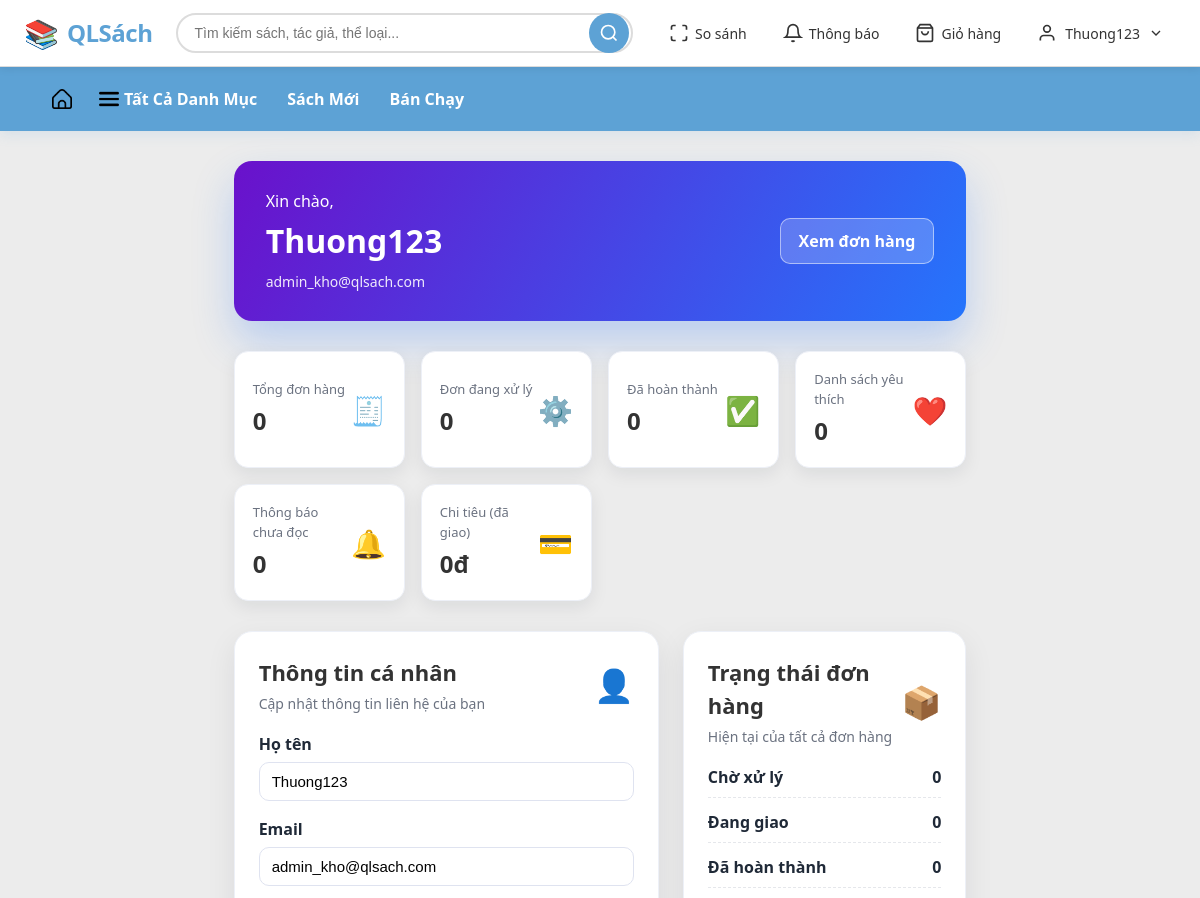
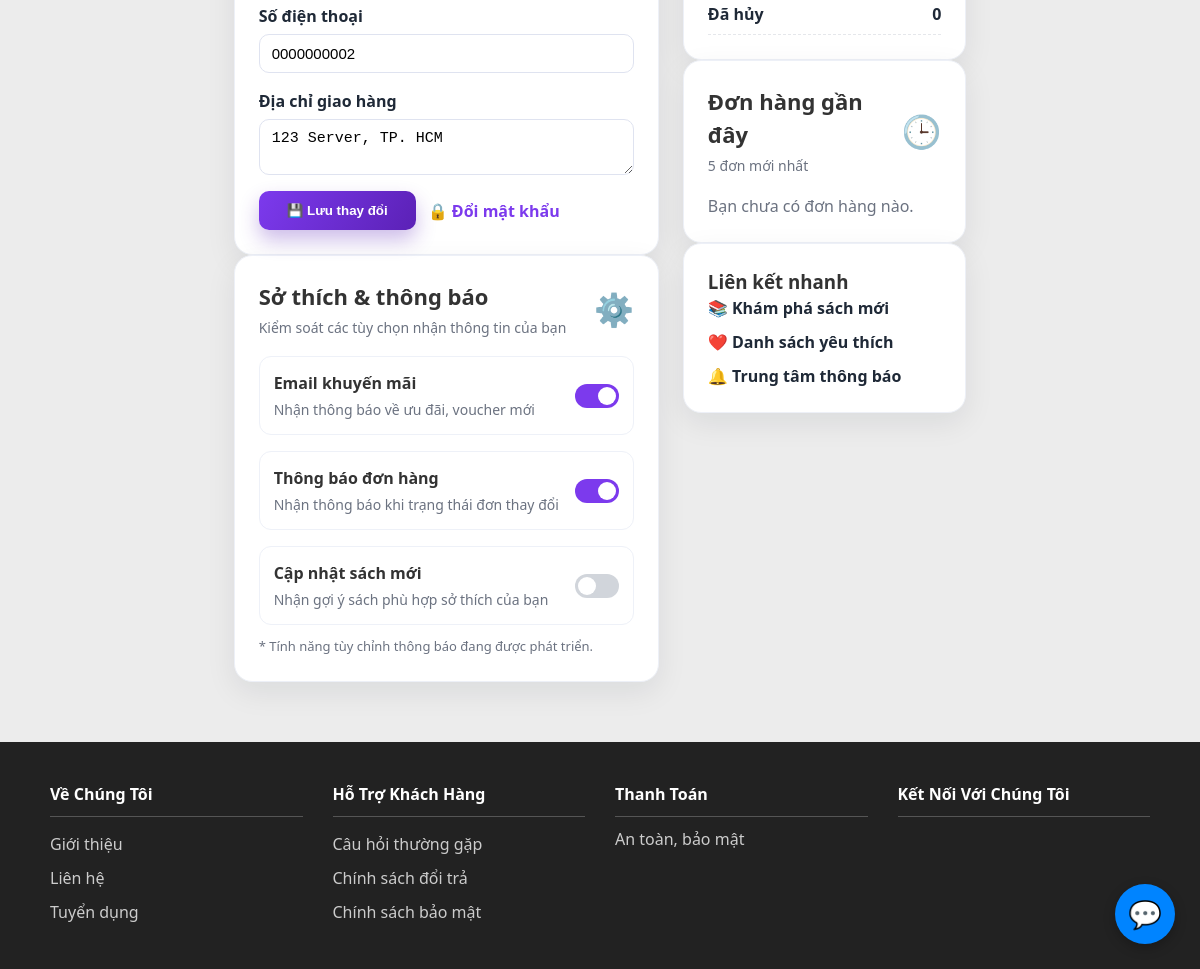
The page /user/profile.php (signed in) on the database its author committed (2 pictures, top to bottom).
### tables this page shows
CREATE TABLE `tai_khoan` (
  `id_tk` varchar(5) NOT NULL,
  `id_nd` varchar(5) NOT NULL,
  `ho_ten` varchar(250) NOT NULL,
  `gioi_tinh` varchar(50) NOT NULL,
  `email` varchar(100) NOT NULL,
  `sdt` varchar(15) NOT NULL,
  `mat_khau` varchar(100) NOT NULL,
  `dia_chi_giao_hang` varchar(250) NOT NULL,
  `ngay_gio_tao_tk` datetime NOT NULL,
  `trang_thai` tinyint(1) DEFAULT 1 COMMENT '1: Active, 0: Banned'
);

### models/Database.php (called while the page is built, shortened)
<?php
class Database {
    private $host = '127.0.0.1';
    private $db_name = 'qlsach';
    private $username = 'root';
    private $password = '';
    private $conn;
    public function __construct() {
        $this->conn = null;
        $dsn = 'mysql:host=' . $this->host . ';dbname=' . $this->db_name . ';charset=utf8mb4';
        try {
            $this->conn = new PDO($dsn, $this->username, $this->password);
            $this->conn->setAttribute(PDO::ATTR_ERRMODE, PDO::ERRMODE_EXCEPTION);
            $this->conn->setAttribute(PDO::ATTR_DEFAULT_FETCH_MODE, PDO::FETCH_OBJ);
        } catch (PDOException $e) {
            echo 'Kết nối thất bại: ' . $e->getMessage();
        }
    }
    public function prepare($sql) {
        return $this->conn->prepare($sql);
    }
}
?>

### models/User.php (called while the page is built, shortened)
<?php
require_once 'Database.php';
class User {
    private $db;
    public function __construct() {
        $this->db = new Database();
    }
    public function getUserById($id_tk) {
        $sql = "SELECT tk.*, nd.phan_quyen
                FROM tai_khoan tk
                JOIN nguoi_dung nd ON tk.id_nd = nd.id_nd
                WHERE tk.id_tk = ?";
        $stmt = $this->db->prepare($sql);
        $stmt->execute([$id_tk]);
        return $stmt->fetch(PDO::FETCH_OBJ);
    }
}
?>

### models/Order.php (called while the page is built, shortened)
<?php
require_once 'Database.php';
class Order {
    private $db;
    public function __construct() {
        $this->db = new Database();
    }
    public function getOrderSummary($id_tk) {
        $sql = "SELECT
                    COUNT(*) AS total_orders,
                    SUM(CASE WHEN dh.id_trang_thai = 1 THEN 1 ELSE 0 END) AS pending_orders,
                    SUM(CASE WHEN dh.id_trang_thai = 3 THEN 1 ELSE 0 END) AS shipping_orders,
                    SUM(CASE WHEN dh.id_trang_thai = 4 THEN 1 ELSE 0 END) AS completed_orders,
                    SUM(CASE WHEN dh.id_trang_thai = 5 THEN 1 ELSE 0 END) AS cancelled_orders,
                    COALESCE(SUM(CASE WHEN dh.id_trang_thai = 4 THEN (ct.so_luong_ban * ct.don_gia_ban) ELSE 0 END), 0) AS total_spent
                FROM don_hang dh
                LEFT JOIN chi_tiet_don_hang ct ON dh.id_don_hang = ct.id_don_hang
                WHERE dh.id_tk = ?";
        $stmt = $this->db->prepare($sql);
        $stmt->execute([$id_tk]);
        $result = $stmt->fetch();
        return [
            'total_orders' => (int)($result->total_orders ?? 0),
            'pending_orders' => (int)($result->pending_orders ?? 0),
            'shipping_orders' => (int)($result->shipping_orders ?? 0),
            'completed_orders' => (int)($result->completed_orders ?? 0),
            'cancelled_orders' => (int)($result->cancelled_orders ?? 0),
            'total_spent' => (float)($result->total_spent ?? 0),
        ];
    }
}
?>

### models/Wishlist.php (called while the page is built, shortened)
<?php
require_once __DIR__ . '/Database.php';
class Wishlist {
    private $db;
    public function __construct() {
        $this->db = new Database();
    }
    public function getCount($id_tk) {
        $sql = "SELECT COUNT(*) as count FROM wishlist WHERE id_tk = ?";
        $stmt = $this->db->prepare($sql);
        $stmt->execute([$id_tk]);
        $result = $stmt->fetch();
        return $result->count ?? 0;
    }
}

### models/Notification.php (called while the page is built, shortened)
<?php
require_once __DIR__ . '/Database.php';
class Notification {
    private $db;
    public function __construct() {
        $this->db = new Database();
    }
    public function getUnreadCount($id_tk = null) {
        if (!$id_tk && isset($_SESSION['id_tk'])) {
            $id_tk = $_SESSION['id_tk'];
        }
        $sql = "SELECT COUNT(*) as count FROM thong_bao
                WHERE id_tk = ? AND da_doc = 0";
        $stmt = $this->db->prepare($sql);
        $stmt->execute([$id_tk]);
        $result = $stmt->fetch();
        return $result->count ?? 0;
    }
}
?>

### user/profile.php (the view, shortened to what this page needs)
<?php
include_once '../includes/header.php';
require_once '../models/User.php';
require_once '../models/Order.php';
require_once '../models/Wishlist.php';
require_once '../models/Notification.php';
$userModel = new User();
$orderModel = new Order();
$wishlistModel = new Wishlist();
$notificationModel = new Notification();
$user = $userModel->getUserById($_SESSION['id_tk']);
$orderSummary = $orderModel->getOrderSummary($_SESSION['id_tk']);
$recentOrders = $orderModel->getRecentOrders($_SESSION['id_tk'], 5);
$wishlistCount = $wishlistModel->getCount($_SESSION['id_tk']);
$notificationUnread = $notificationModel->getUnreadCount($_SESSION['id_tk']);
function formatCurrency($number) {
    return number_format($number, 0, ',', '.') . 'đ';
}
?>
<div class="profile-page">
    <header class="profile-hero">
        <div>
            <p>Xin chào,</p>
            <h1><?= htmlspecialchars($user->ho_ten ?? 'Khách hàng') ?></h1>
            <span><?= htmlspecialchars($user->email ?? '') ?></span>
        </div>
        <a href="orders.php" class="btn-secondary">
            Xem đơn hàng
        </a>
    </header>
    <section class="profile-summary-grid">
        <div class="summary-card">
            <div>
                <p>Tổng đơn hàng</p>
                <h3><?= $orderSummary['total_orders'] ?></h3>
            </div>
            <span class="summary-icon">🧾</span>
        </div>
        <div class="summary-card">
            <div>
                <p>Đơn đang xử lý</p>
                <h3><?= $orderSummary['pending_orders'] + $orderSummary['shipping_orders'] ?></h3>
            </div>
            <span class="summary-icon">⚙️</span>
        </div>
        <div class="summary-card">
            <div>
                <p>Đã hoàn thành</p>
                <h3><?= $orderSummary['completed_orders'] ?></h3>
            </div>
            <span class="summary-icon">✅</span>
        </div>
        <div class="summary-card">
            <div>
                <p>Danh sách yêu thích</p>
                <h3><?= $wishlistCount ?></h3>
            </div>
            <span class="summary-icon">❤️</span>
        </div>
        <div class="summary-card">
            <div>
                <p>Thông báo chưa đọc</p>
                <h3><?= $notificationUnread ?></h3>
            </div>
            <span class="summary-icon">🔔</span>
        </div>
        <div class="summary-card">
            <div>
                <p>Chi tiêu (đã giao)</p>
                <h3><?= formatCurrency($orderSummary['total_spent']) ?></h3>
            </div>
            <span class="summary-icon">💳</span>
        </div>
    </section>
    <div class="profile-layout">
        <div class="profile-main-column">
            <div class="profile-card">
                <div class="profile-card-header">
                    <div>
                        <h2>Thông tin cá nhân</h2>
                        <p>Cập nhật thông tin liên hệ của bạn</p>
                    </div>
                    <span class="profile-icon">👤</span>
                </div>
                <form action="../controllers/userController.php?action=updateProfile" method="POST" class="profile-form-grid">
                    <div class="form-group">
                        <label>Họ tên</label>
                        <input type="text" name="ho_ten" value="<?= htmlspecialchars($user->ho_ten ?? '') ?>" required>
                    </div>
                    <div class="form-group">
                        <label>Email</label>
                        <input type="email" name="email" value="<?= htmlspecialchars($user->email ?? '') ?>" required>
                    </div>
                    <div class="form-group">
                        <label>Số điện thoại</label>
                        <input type="text" name="sdt" value="<?= htmlspecialchars($user->sdt ?? '') ?>">
                    </div>
                    <div class="form-group full-width">
                        <label>Địa chỉ giao hàng</label>
                        <textarea name="dia_chi" rows="2"><?= htmlspecialchars($user->dia_chi_giao_hang ?? '') ?></textarea>
                    </div>
                    <div class="form-actions">
                        <button type="submit" class="btn-primary">💾 Lưu thay đổi</button>
                        <a href="change_password.php" class="btn-link">🔒 Đổi mật khẩu</a>
                    </div>
                </form>
            </div>
            <div class="profile-card">
                <div class="profile-card-header">
                    <div>
                        <h2>Sở thích & thông báo</h2>
                        <p>Kiểm soát các tùy chọn nhận thông tin của bạn</p>
                    </div>
                    <span class="profile-icon">⚙️</span>
                </div>
                <div class="preferences-grid">
                    <div class="toggle-row">
                        <div>
                            <strong>Email khuyến mãi</strong>
                            <p>Nhận thông báo về ưu đãi, voucher mới</p>
                        </div>
                        <label class="switch">
                            <span class="slider"></span>
                        </label>
                    </div>
                    <div class="toggle-row">
                        <div>
                            <strong>Thông báo đơn hàng</strong>
                            <p>Nhận thông báo khi trạng thái đơn thay đổi</p>
                        </div>
                        <label class="switch">
                            <span class="slider"></span>
                        </label>
                    </div>
                    <div class="toggle-row">
                        <div>
                            <strong>Cập nhật sách mới</strong>
                            <p>Nhận gợi ý sách phù hợp sở thích của bạn</p>
                        </div>
                        <label class="switch">
                            <span class="slider"></span>
                        </label>
                    </div>
                </div>
                <p class="note">* Tính năng tùy chỉnh thông báo đang được phát triển.</p>
            </div>
        </div>
        <aside class="profile-sidebar">
            <div class="profile-card">
                <div class="profile-card-header">
                    <div>
                        <h2>Trạng thái đơn hàng</h2>
                        <p>Hiện tại của tất cả đơn hàng</p>
                    </div>
                    <span class="profile-icon">📦</span>
                </div>
                <ul class="status-list">
                    <li>
                        <span>Chờ xử lý</span>
                        <strong><?= $orderSummary['pending_orders'] ?></strong>
                    </li>
                    <li>
                        <span>Đang giao</span>
                        <strong><?= $orderSummary['shipping_orders'] ?></strong>
                    </li>
                    <li>
                        <span>Đã hoàn thành</span>
                        <strong><?= $orderSummary['completed_orders'] ?></strong>
                    </li>
                    <li>
                        <span>Đã hủy</span>
                        <strong><?= $orderSummary['cancelled_orders'] ?></strong>
                    </li>
                </ul>
            </div>
            <div class="profile-card recent-orders-card">
                <div class="profile-card-header">
                    <div>
                        <h2>Đơn hàng gần đây</h2>
                        <p>5 đơn mới nhất</p>
                    </div>
                    <span class="profile-icon">🕒</span>
                </div>
                <?php if (empty($recentOrders)): ?>
                    <p class="text-muted">Bạn chưa có đơn hàng nào.</p>
                <?php endif; ?>
            </div>
            <div class="profile-card quick-links-card">
                <h3>Liên kết nhanh</h3>
                <ul>
                    <li><a href="/qlsach/public/index.php">📚 Khám phá sách mới</a></li>
                    <li><a href="/qlsach/user/wishlist.php">❤️ Danh sách yêu thích</a></li>
                    <li><a href="/qlsach/user/notifications.php">🔔 Trung tâm thông báo</a></li>
                </ul>
            </div>
        </aside>
    </div>
</div>
<?php include_once '../includes/footer.php'; ?>

### public/css/style.css (style rules this page uses)
:root { --primary: #5DA2D5; --primary-dark: #4b8cc4; --danger: #F78888; --accent: #F3D250; --light-bg: #ECECEC; --secondary-bg: #90CCF4; --text: #333; --border: #DCDCDC; --white: #fff; --shadow: 0 4px 12px rgba(93, 162, 213, 0.15); }
* { box-sizing: border-box; margin: 0; padding: 0; }
body { font-family: "Segoe UI", Roboto, Arial, sans-serif; background: var(--light-bg); color: var(--text); line-height: 1.5; }
a { color: var(--primary); text-decoration: none; }
.profile-card { background: var(--white); border-radius: 10px; box-shadow: var(--shadow); max-width: 600px; width: 100%; padding: 30px 40px; text-align: left; }

### rows shown on the page
tai_khoan: ho_ten "Thuong123", email "admin_kho@qlsach.com", sdt "0000000002", dia_chi "123 Server, TP. HCM"

### other values the page prints
mb_substr($_SESSION['ho_ten'], 0, 15) "Thuong123"
$orderSummary['total_orders'] "0"
$orderSummary['pending_orders'] + $orderSummary['shipping_orders'] "0"
$orderSummary['completed_orders'] "0"
$wishlistCount "0"
$notificationUnread "0"
formatCurrency($orderSummary['total_spent']) "0đ"
$orderSummary['pending_orders'] "0"
$orderSummary['shipping_orders'] "0"
$orderSummary['cancelled_orders'] "0"
